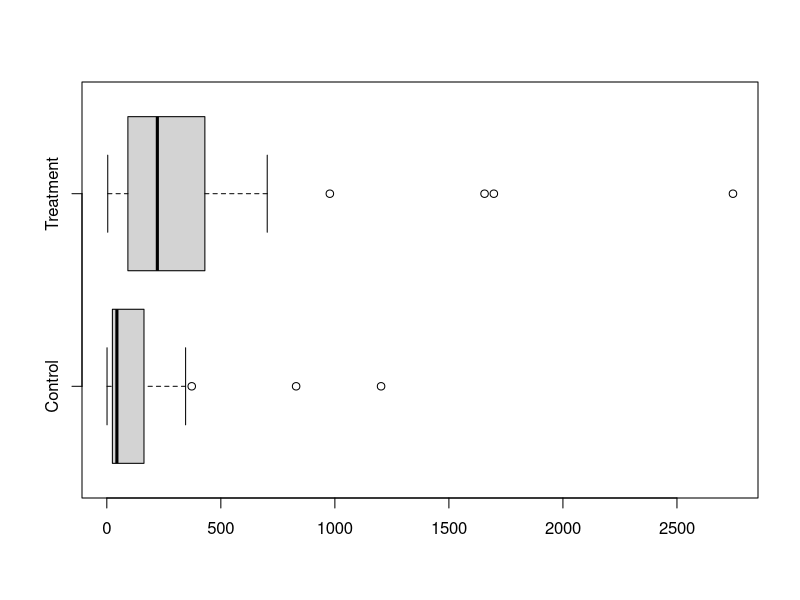
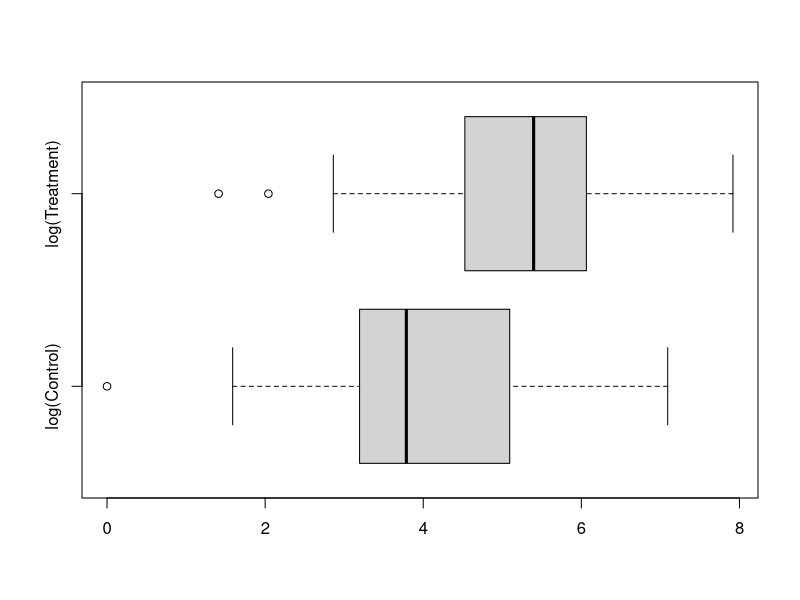
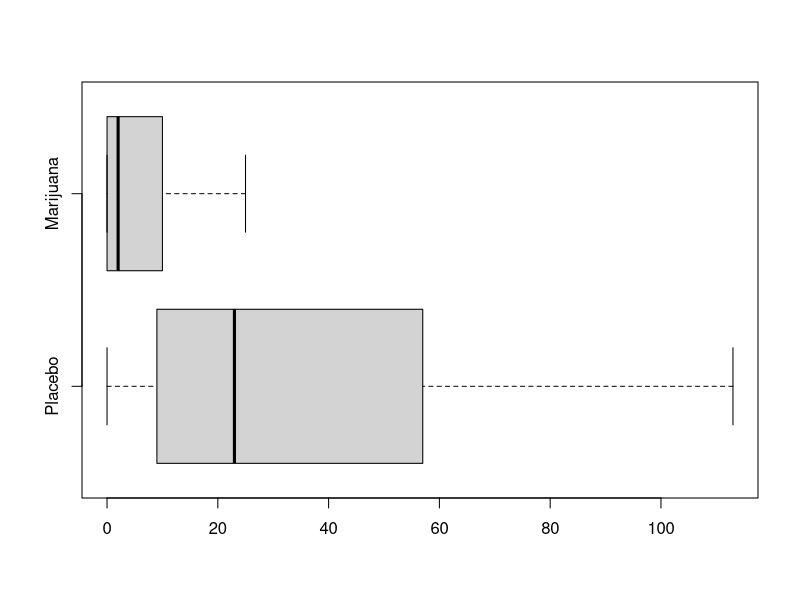
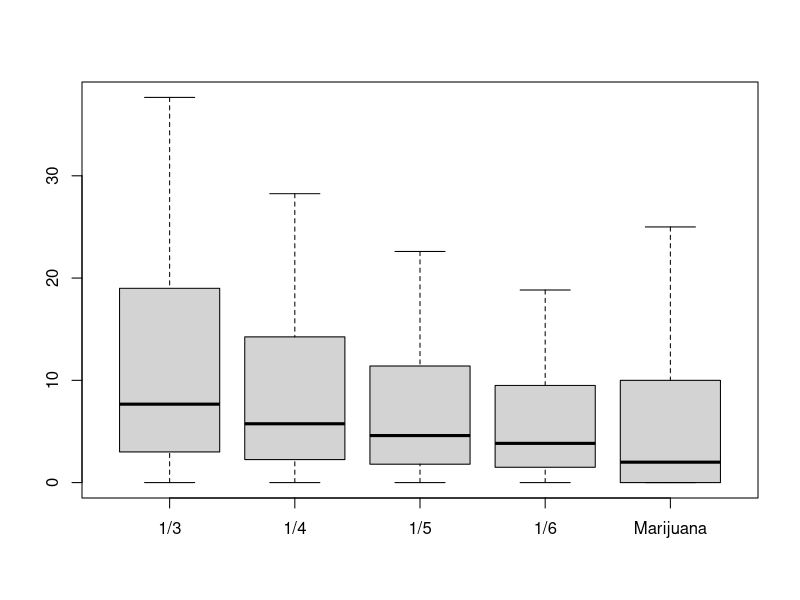

The R script that drew these images, in order:
## ---- chunk 1
treatment = c(2745.6, 1697.1, 1656.4, 978, 703.4, 489.1, 430, 334.1, 302.8,
274.7, 274.7, 255, 242.5, 200.7, 198.6, 129.6, 119, 118.3, 115.3, 92.4, 40.6,
32.7, 31.4, 17.5, 7.7, 4.1)

control = c(1202.6, 830.1, 372.4, 345.5, 321.2, 244.3, 163, 147.8, 95, 87, 81.2,
68.5, 47.3, 41.1, 36.6, 29, 28.6, 26.3, 26, 24.4, 21.4, 17.3, 11.5, 4.9, 4.9,
1.0)
## ---- chunk 2
boxplot(control,treatment,horizontal=T,names=c("Control","Treatment"))
## ---- chunk 3
boxplot(log(control),log(treatment),horizontal=T,names=c("log(Control)","log(Treatment)"))
## ---- chunk 4
rst <- wilcox.test(log(treatment),log(control),alternative = "greater", conf.int = TRUE)
rst
## ---- chunk 5
marijuana = c(15, 25, 0, 0, 4, 2, 1, 4, 9, 0, 22, 11, 0, 0, 0)
placebo = c(23, 50, 0, 99, 31, 21, 79, 113, 53, 0, 61, 18, 12, 6, 5)
## ---- chunk 6
boxplot(placebo,marijuana,names=c("Placebo","Marijuana"),horizontal=T)
## ---- chunk 7
boxplot(placebo/3,placebo/4,placebo/5,placebo/6,marijuana,
        names=c("1/3","1/4","1/5","1/6","Marijuana"))
## ---- chunk 8
compute.dilated.CI <- function(pairs,k,level=0.95,grid=c(0,1000))
{
  N <- length(pairs)
  if(k>N){stop("k cannot be greater than N")}
  m <- nrow(pairs)
  alpha <- (1-level)/2
  
  control <- pairs[,1]
  names(control) <- rep("c",length(control))
  treated <- pairs[,2]
  names(treated) <- rep("t",length(treated))
  
  grid <- seq(grid[1],grid[2],by=1)
  interval <- c()
  for(delta0 in grid)
  {
    A_control <- control-delta0
    A <- sort(c(A_control,treated))
    
    q <- as.numeric(A>=A[k])
    qplus <- sum(q)
    
    T_stat <- sum(q[names(A)=="c"])

    if(phyper(T_stat,qplus,N-qplus,m) > alpha & 
         (1-phyper(T_stat-1,qplus,N-qplus,m)) > alpha)
      { 
        interval <- c(interval,delta0) 
      }
  }
  ci <- c(min(interval),max(interval))
  ci
}
## ---- chunk 9
pairs <- cbind(placebo,marijuana)
ci8 <- compute.dilated.CI(pairs,k=8)
ci15 <- compute.dilated.CI(pairs,k=15)
ci23 <- compute.dilated.CI(pairs,k=23)
## ---- chunk 10
Dfunc <- function(x){10+10*sqrt(x+11)}
fake_pottreat <- runif(100,-10,10)
fake_potctrl <- fake_pottreat+Dfunc(fake_pottreat)
fake_potouts <- cbind(fake_potctrl,fake_pottreat)

compute.dilated.CI(fake_potouts,k=100)
Dfunc(sort(fake_pottreat)[50])
compute.dilated.CI(fake_potouts,k=150)
Dfunc(sort(fake_pottreat)[75])
compute.dilated.CI(fake_potouts,k=50)
Dfunc(sort(fake_pottreat)[25])
